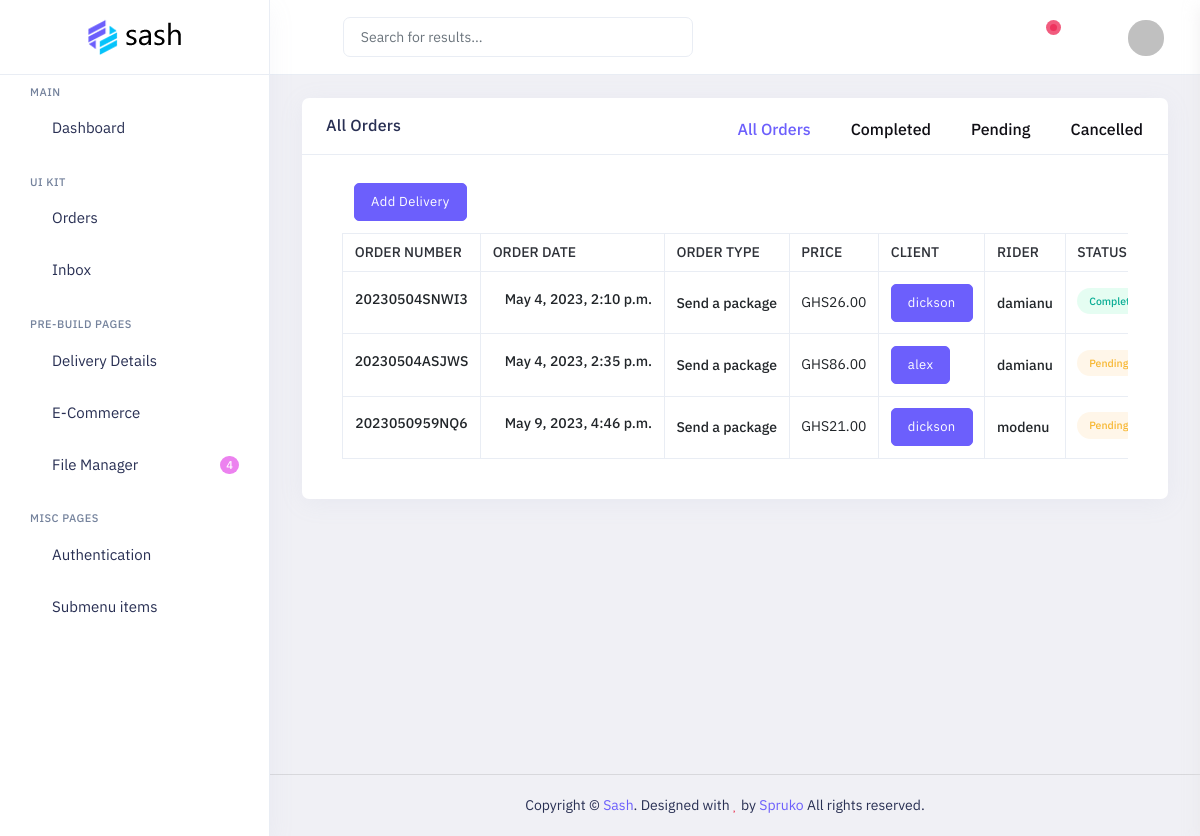
Before: /dashboard/orders/ (signed in) with the older database file.
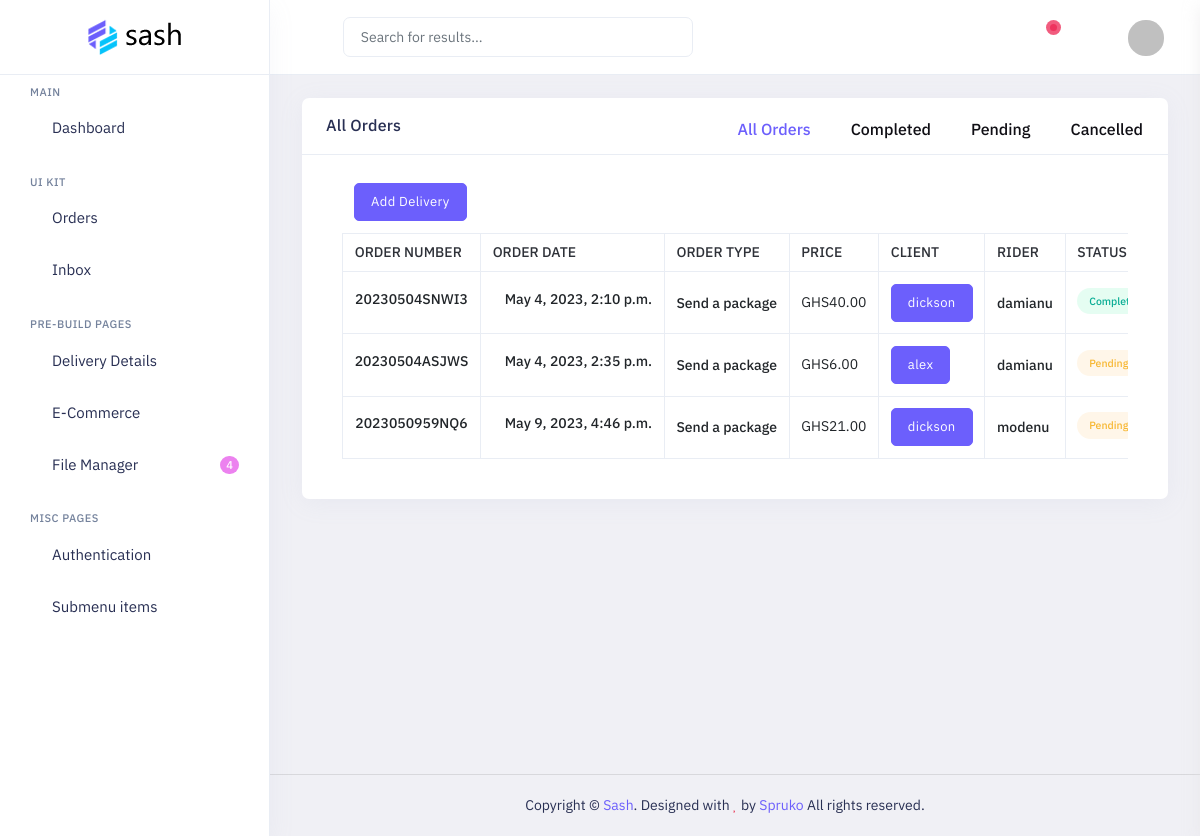
After: the same page with the newer database file.
### frontend/models.py (models this page shows, shortened)
class BookDelivery(models.Model):
    profile = models.ForeignKey(
        Profile, on_delete=models.CASCADE, related_name='deliveries', null=True, blank=True)
    rider = models.ForeignKey(
        Rider, on_delete=models.CASCADE, related_name='rider', null=True, blank=True)
    id = models.UUIDField(default=uuid.uuid4, unique=True,
                          primary_key=True, editable=False)
    item = models.CharField(max_length=200, blank=True, null=True)
    item_type = models.CharField(max_length=200, blank=True, null=True)
    pickup_location = models.CharField(max_length=250, blank=True, null=True)
    destination_location = models.CharField(max_length=250, blank=True, null=True)
    sender_contact = models.CharField(max_length=200, blank=True, null=True)
    reciever_contact = models.CharField(max_length=200, blank=True, null=True)
    order_number = models.CharField(max_length=10, unique=True, editable=False, null=True)
    created_at = models.DateTimeField(auto_now_add=True, null=True, blank=True)
    price = models.DecimalField(
        max_digits=10, decimal_places=2, null=True, blank=True)
    is_deleted = models.BooleanField(default=False)
    STATUS_CHOICES = [
        ('Pending', 'Pending'),
        ('Assigned', 'Assigned'),
        ('In-progress', 'In-progress'),
        ('Completed', 'Completed')
    ]
    order_status = models.CharField(max_length=20, choices=STATUS_CHOICES, default='Pending')

class Profile(models.Model):
    user = models.OneToOneField(
        User, on_delete=models.CASCADE, null=True, blank=True, related_name='profile')
    name = models.CharField(max_length=200, blank=True, null=True)
    email = models.EmailField(max_length=200, blank=True, null=True)
    username = models.CharField(max_length=200, blank=True, null=True)
    website = models.CharField(max_length=200, blank=True, null=True)
    location = models.CharField(max_length=200, blank=True, null=True)
    profile_image = models.ImageField(null=True, blank=True,
                                      upload_to='profiles', default='profiles/avatar.svg')
    id = models.UUIDField(default=uuid.uuid4, unique=True,
                          primary_key=True, editable=False)
    def __str__(self):
        return self.name

class Rider(models.Model):
    name = models.CharField(max_length=200, blank=True, null=True)
    phone = models.CharField(max_length=200, blank=True, null=True)
    id = models.UUIDField(default=uuid.uuid4, unique=True,
                            primary_key=True, editable=False)
    def __str__(self):
        return self.name

### admin_dashboard/views.py (the view)
# urls.py: path('orders/', views.allOrders, name="all-orders"),
@login_required(login_url='admin-login')
@user_passes_test(is_admin)
def allOrders(request):
    orders = BookDelivery.objects.filter(is_deleted=False)
    cancelled = BookDelivery.objects.filter(is_deleted=True)
    pending = BookDelivery.objects.filter(order_status='Pending')
    completed = BookDelivery.objects.filter(order_status='Completed')
    form = BookDeliveryForm()
    if request.method == 'POST':
        if form.is_valid():
            form.save()
            messages.success(request, 'Order created successfully')
            return redirect('all-orders')
    context = {
        'orders':orders,
        'form':form,
        'cancelled':cancelled,
        'pending':pending,
        'completed':completed
    }
    return render(request, 'admin_dashboard/Orders/viewAll.html', context)

### admin_dashboard/templates/admin_dashboard/Orders/viewAll.html (shortened to what this page needs)
{% extends 'layouts/admin_dashboard.html' %}
{% load static %}
{% block content %}
    <div class="main-content app-content mt-0">
                <div class="side-app">
                    <div class="main-container container-fluid">
                        <div class="page-header">
                            <h1 class="page-title">Dashboard 01</h1>
                            <div>
                                <ol class="breadcrumb">
                                    <li class="breadcrumb-item"><a href="javascript:void(0)">Orders</a></li>
                                    <li class="breadcrumb-item active" aria-current="page">All Orders</li>
                                </ol>
                            </div>
                        </div>
                        <div class="row">
                            <div class="col-12 col-sm-12">
                                <div class="card">
                                    <div class="card-header">
                                        <h3 class="card-title mb-0">All Orders</h3>
                                    </div>
                                    <div class="card-body pt-4">
                                        <div class="grid-margin">
                                            <div class="">
                                                <div class="panel panel-primary">
                                                    <div class="tab-menu-heading border-0 p-0">
                                                        <div class="tabs-menu1">
                                                            <ul class="nav panel-tabs product-sale">
                                                                <li><a href="#tab5" class="active"
                                                                        data-bs-toggle="tab">All Orders</a></li>
                                                                <li><a href="#tab6" data-bs-toggle="tab"
                                                                        class="text-dark">Completed</a></li>
                                                                <li><a href="#tab7" data-bs-toggle="tab"
                                                                        class="text-dark">Pending</a></li>
                                                                <li><a href="#tab8" data-bs-toggle="tab"
                                                                        class="text-dark">Cancelled</a></li>
                                                            </ul>
                                                        </div>
                                                    </div>
                                                    <div class="panel-body tabs-menu-body border-0 pt-0">
                                                        <div class="tab-content">
                                                            <div class="tab-pane active" id="tab5">
                                                                <div class="table-responsive">
                                                                    <table id="data-table"
                                                                        class="table table-bordered text-nowrap mb-0">
                                                                        <thead class="border-top">
                                                                            <tr>
                                                                                <th class="bg-transparent border-bottom-0"
                                                                                    style="width: 5%;">Order Number</th>
                                                                                <th
                                                                                    class="bg-transparent border-bottom-0">
                                                                                    Order Date</th>
                                                                                <th
                                                                                    class="bg-transparent border-bottom-0">
                                                                                    Order Type</th>
                                                                                <th
                                                                                    class="bg-transparent border-bottom-0">
                                                                                    Price</th>
                                                                                <th
                                                                                    class="bg-transparent border-bottom-0">
                                                                                    Client</th>
                                                                                <th
                                                                                    class="bg-transparent border-bottom-0">
                                                                                    Rider</th>
                                                                                <th class="bg-transparent border-bottom-0"
                                                                                    style="width: 10%;">Status</th>
                                                                            </tr>
                                                                        </thead>
                                                                        <tbody>
                                                                            <button class="btn btn-primary text-center m-3">
                                                                                <a class="" data-bs-target="#country-selector"
                                                                                data-bs-toggle="modal"> Add Delivery </a>
                                                                            </button>
                                                                        {% for order in orders %}
                                                                            <tr class="border-bottom">
                                                                                <td class="text-center">
                                                                                    <div class="mt-0 mt-sm-2 d-block">
                                                                                        <h6
                                                                                            class="mb-0 fs-14 fw-semibold">
                                                                                            {{order.order_number}}</h6>
                                                                                    </div>
                                                                                </td>
                                                                                <td>
                                                                                    <div class="d-flex">
                                                                                        <div
                                                                                            class="ms-3 mt-0 mt-sm-2 d-block">
                                                                                            <h6
                                                                                                class="mb-0 fs-14 fw-semibold">
                                                                                                {{order.created_at}}</h6>
                                                                                        </div>
                                                                                    </div>
                                                                                </td>
                                                                                <td>
                                                                                    <div class="d-flex">
                                                                                        <div
                                                                                            class="mt-0 mt-sm-3 d-block">
                                                                                            <h6
                                                                                                class="mb-0 fs-14 fw-semibold">
                                                                                                {{order.item}}</h6>
                                                                                        </div>
                                                                                    </div>
                                                                                </td>
                                                                                <td><span class="mt-sm-2 d-block">GHS{{order.price}}</span></td>
                                                                                <td>
                                                                                    <span>
                                                                                        <a class="text-center btn btn-primary" href="{% url 'order-details' order.id %}">
                                                                                            {{order.profile.name}}</a>
                                                                                    </span>
                                                                                </td>
                                                                                <td>
                                                                                    <div class="d-flex">
                                                                                        <div
                                                                                            class="mt-0 mt-sm-3 d-block">
                                                                                            <h6
                                                                                                class="mb-0 fs-14 fw-semibold">
                                                                                                {{order.rider.name}}</h6>
                                                                                        </div>
                                                                                    </div>
                                                                                </td>
                                                                                <td>
                                                                                    <div class="mt-sm-1 d-block">
                                                                                        {% if order.order_status == "Completed" %}
                                                                                            <span class="badge bg-success-transparent rounded-pill text-success p-2 px-3">{{ order.order_status }}</span>
                                                                                        {% else %}
                                                                                            <span class="badge bg-warning-transparent rounded-pill text-warning p-2 px-3">{{ order.order_status }}</span>
                                                                                        {% endif %}
                                                                                    </div>
                                                                                </td>
                                                                            </tr>
                                                                        {% endfor %}
                                                                        </tbody>
                                                                    </table>
                                                                </div>
                                                            </div>
                                                        </div>
                                                    </div>
                                                </div>
                                            </div>
                                        </div>
                                    </div>
                                </div>
                            </div>
                        </div>
                    </div>
                </div>
            </div>
{% endblock content %}

Changed rows visible on the page:
changed BookDelivery "20230504SNWI3": price "26.00" → "40.00"
changed BookDelivery "20230504ASJWS": price "86.00" → "6.00"
